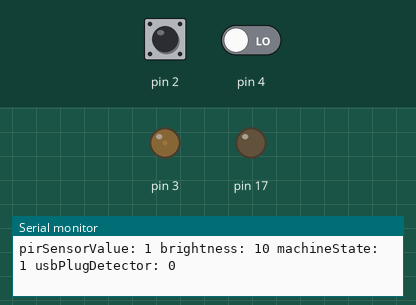
The sketch below on a simulated Arduino Uno, built with avr-gcc and run on an emulated ATmega328P. Parts: output pins drawn as LEDs (lit = HIGH), the last lines printed to the serial monitor. Inputs (shaded band) come from the test bench; at power-on: pin 2 HIGH, pin 4 LOW.

Above: at 0.1 s.
At 57.8 s:
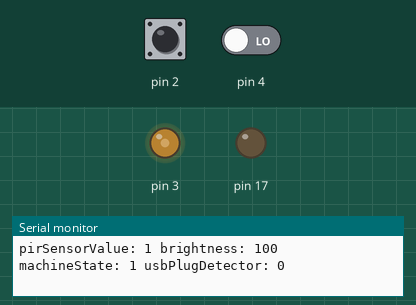
At 95.0 s:
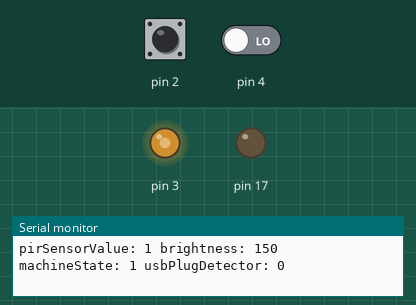
At 121.5 s:
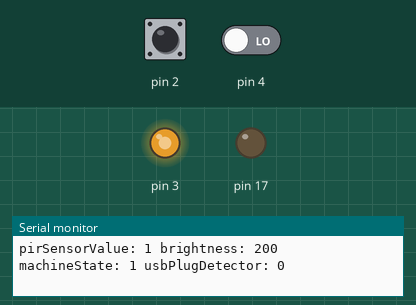
Timing chart, 0 to 123.0 s (numbered marks = the images above):
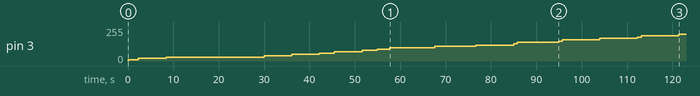

Measured:
- by itself, pin 3: moves from 0/255 to 200/255 over 121 s

The sketch:

BathroomLighting.ino
```cpp
//Needed libraries:
//LowPowerLab/LowPower

#include "Arduino.h"
#include "LowPower.h"

class PowerMgr
{
  private:
    int _ledPin;

  public:
    PowerMgr(int ledPin) {
      _ledPin = ledPin;
      pinMode(_ledPin, OUTPUT);
    }

    void update(int pirSensorValue, int machineState) {
      if(pirSensorValue == 0 && machineState == 0)
        {
          digitalWrite(_ledPin, HIGH);
          LowPower.powerDown(SLEEP_1S, ADC_OFF, BOD_OFF);
        }
        digitalWrite(_ledPin, LOW);
    }
};

class PirSensor
{
  private:
    int _pin;

  public:
    PirSensor(int pin) {
      pinMode(pin, INPUT_PULLUP);
      _pin = pin;
    }

    bool read() {
      return digitalRead(_pin);
    }
};

class UsbChargeDetector
{
  private:
    int _pin;

  public:
    UsbChargeDetector(int pin) {
      pinMode(pin, INPUT);
      _pin = pin;
    }

    bool read() {
      return digitalRead(_pin);
    }
};

class LedStrip
{
  private:
    int _pin;

  public:
    LedStrip(int pin) {
      pinMode(pin, OUTPUT);
      _pin = pin;
    }

    void setBrightness(int value) {
      analogWrite(_pin, value);
    }
};

class Dimmer {
  private:
    int brightnessValue;
    bool dimmerActive; // TRUE every 100ms
    bool _motionDetected;
    int tonTimerValue;
    int machineState; // 0: led off // 1: dimming ongoing // 2:led on // 3: dimming offgoing
    bool _chargerConnected;

  public:
    int update(bool motionDetected, bool chargerConnected) {
      int moduloResult;
      moduloResult = millis() % 100;
      _motionDetected = motionDetected;
      _chargerConnected = chargerConnected;

      if(moduloResult == 0) {
        SetBrightness();
      }

      return brightnessValue;
    }

    int SetBrightness () {
      if(machineState == 0) { // 0: led off
        if(_motionDetected && !_chargerConnected){
          machineState = 1;
        }
      }

      if(machineState == 1) { // 1: dimming ongoing
        delay(1);
        brightnessValue = brightnessValue + 10;

        if(brightnessValue>=255) {
          brightnessValue=255;
          machineState = 2;
        }
      }

      if(machineState == 2) { // 2:led on
        delay(1);
        tonTimerValue++;
        if(tonTimerValue > 200 || _chargerConnected) {
          machineState = 3;
          tonTimerValue = 0;
        }

        if(_motionDetected){
          tonTimerValue = 0;
        }
      }

      if(machineState == 3) { // 3: dimming offgoing
        delay(1);
        brightnessValue = brightnessValue - 5;

        if(brightnessValue<=0) {
          brightnessValue=0;
          machineState = 0;
        }
      }

    return brightnessValue;
    }

    int getMachineState() {
      return machineState;
    }
};

/* >>>>> Main program <<<<<< */

PirSensor pirSensor(2);
LedStrip ledStrip(3);
PowerMgr powerMgr(17);
UsbChargeDetector usbChargeDetector(4);
Dimmer dimmer;
bool pirSensorValue;
byte brightness;
int machineState;
bool usbChargeActive;


void setup() {
  Serial.begin(9600);
}

void loop() {
  pirSensorValue = pirSensor.read();
  usbChargeActive = usbChargeDetector.read();
  brightness = dimmer.update(pirSensorValue, usbChargeActive);
  ledStrip.setBrightness(brightness);
  machineState = dimmer.getMachineState();

  Serial.print("pirSensorValue: ");
  Serial.print(pirSensorValue);

  Serial.print(" brightness: ");
  Serial.print(brightness);

  Serial.print(" machineState: ");
  Serial.print(machineState);

  Serial.print(" usbPlugDetector: ");
  Serial.println(usbChargeActive);

  powerMgr.update(pirSensorValue, machineState);
}
```
